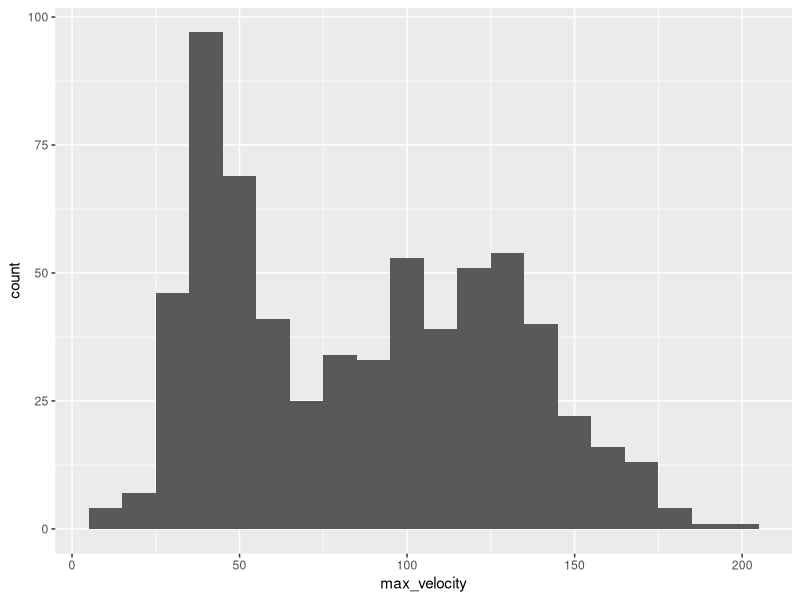
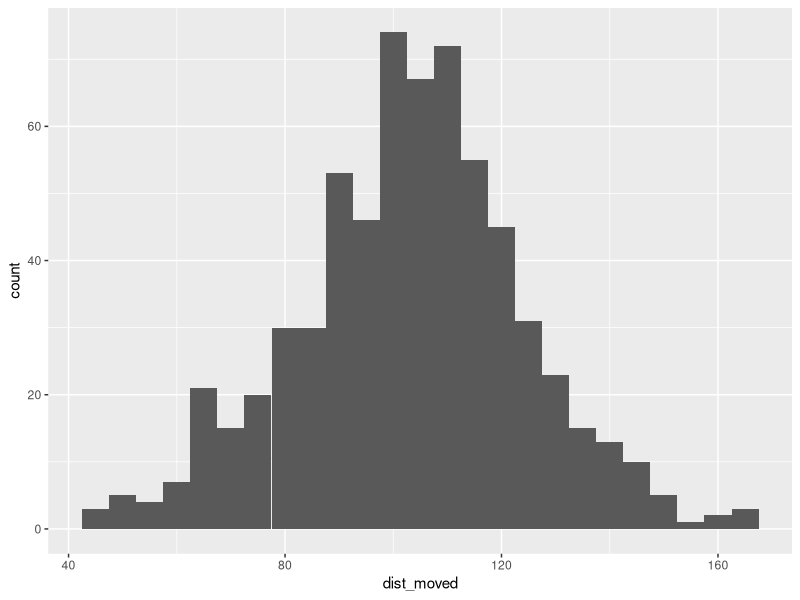

Source code (R) for these figures, in order:
## ---- chunk 1
library(tidyverse)
library(dplyr)
## ---- chunk 2
Startle_per_20s <- read_csv("Startle_Trial_Stat_per_20s.csv")
## ---- chunk 3
 colnames(Startle_per_20s)[
     colnames(Startle_per_20s) == "Selection Result"
] <- "selection_result"

colnames(Startle_per_20s)[
     colnames(Startle_per_20s) == "Velocity...6"
   ] <- "max_velocity"

 colnames(Startle_per_20s)[
     colnames(Startle_per_20s) == "Distance moved 2"
] <- "dist_moved"


colnames(Startle_per_20s)[
     colnames(Startle_per_20s) == "Time bin"
     ] <- "time_bin"
## ---- chunk 4
class(Startle_per_20s$selection_result)
## ---- chunk 5
Startle_per_20s$selection_result <-
  as.factor(Startle_per_20s$selection_result)
class(Startle_per_20s$selection_result)
## ---- chunk 6
class(Startle_per_20s$max_velocity)
## ---- chunk 7
Startle_per_20s$max_velocity <-
    as.numeric(Startle_per_20s$max_velocity)
class(Startle_per_20s$max_velocity)
sum(is.na(Startle_per_20s$max_velocity))
## ---- chunk 8
class(Startle_per_20s$time_bin)
## ---- chunk 9
class(Startle_per_20s$dist_moved)
## ---- chunk 10
Startle_per_20s$dist_moved <- 
  as.numeric(Startle_per_20s$dist_moved)
class(Startle_per_20s$dist_moved)

sum(is.na(Startle_per_20s$dist_moved))
## ---- chunk 11
Startle_per_20s <- Startle_per_20s %>% filter(!is.na(max_velocity))
## ---- chunk 12
ggplot(
     data = subset(Startle_per_20s), ## ?? subset() doesn't do anything here??
     aes (x = max_velocity)
 ) +
  geom_histogram(binwidth=10)
## ---- chunk 13
ggplot(data=subset(Startle_per_20s), 
       aes(x=dist_moved))+
  geom_histogram(binwidth=5)
## ---- chunk 14
max_velocity_per_20s <- Startle_per_20s %>%
  group_by(Trial, Arena) %>%
  ## BMB: don't need back-ticks `time_bin` unless you have spaces etc in the variable name
  ## slice_min() takes a 'by' (not .by ...!)  argument, don't need to group/ungroup
  slice_min(time_bin, n = 1, with_ties = FALSE) %>%
 ungroup()


nrow(max_velocity_per_20s)
view(max_velocity_per_20s)
## ---- chunk 15
total_dist_moved <- Startle_per_20s %>%
  group_by(selection_result,Trial,Arena) %>%
  summarise(across(where(is.numeric),~sum(.x,na.rm=TRUE)),
  .groups = "drop"
  )
view(total_dist_moved)
## BMB: ditto for .by with summarise
## ---- chunk 16
saveRDS(max_velocity_per_20s,"max_velocity_per_20s.rds")
saveRDS(total_dist_moved,"total_dist_moved.rds")
